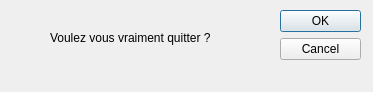
<?xml version="1.0" encoding="UTF-8"?>
<ui version="4.0">
 <class>Dialog</class>
 <widget class="QDialog" name="Dialog">
  <property name="geometry">
   <rect>
    <x>0</x>
    <y>0</y>
    <width>373</width>
    <height>92</height>
   </rect>
  </property>
  <property name="windowTitle">
   <string>Quitter</string>
  </property>
  <widget class="QDialogButtonBox" name="buttonBox">
   <property name="geometry">
    <rect>
     <x>280</x>
     <y>10</y>
     <width>81</width>
     <height>241</height>
    </rect>
   </property>
   <property name="orientation">
    <enum>Qt::Vertical</enum>
   </property>
   <property name="standardButtons">
    <set>QDialogButtonBox::Cancel|QDialogButtonBox::Ok</set>
   </property>
  </widget>
  <widget class="QLabel" name="label">
   <property name="geometry">
    <rect>
     <x>50</x>
     <y>30</y>
     <width>221</width>
     <height>16</height>
    </rect>
   </property>
   <property name="text">
    <string>Voulez vous vraiment quitter ?</string>
   </property>
  </widget>
 </widget>
 <resources/>
 <connections>
  <connection>
   <sender>buttonBox</sender>
   <signal>accepted()</signal>
   <receiver>Dialog</receiver>
   <slot>accept()</slot>
   <hints>
    <hint type="sourcelabel">
     <x>248</x>
     <y>254</y>
    </hint>
    <hint type="destinationlabel">
     <x>157</x>
     <y>274</y>
    </hint>
   </hints>
  </connection>
  <connection>
   <sender>buttonBox</sender>
   <signal>rejected()</signal>
   <receiver>Dialog</receiver>
   <slot>reject()</slot>
   <hints>
    <hint type="sourcelabel">
     <x>316</x>
     <y>260</y>
    </hint>
    <hint type="destinationlabel">
     <x>286</x>
     <y>274</y>
    </hint>
   </hints>
  </connection>
 </connections>
</ui>
